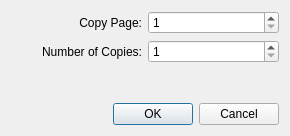
<?xml version="1.0" encoding="UTF-8"?>
<ui version="4.0">
 <class>DuplicatePageDialog</class>
 <widget class="QDialog" name="DuplicatePageDialog">
  <property name="geometry">
   <rect>
    <x>0</x>
    <y>0</y>
    <width>290</width>
    <height>136</height>
   </rect>
  </property>
  <property name="windowTitle">
   <string>Dialog</string>
  </property>
  <layout class="QGridLayout" name="gridLayout">
   <item row="1" column="1">
    <widget class="QSpinBox" name="numberCopies">
     <property name="minimum">
      <number>1</number>
     </property>
     <property name="maximum">
      <number>999</number>
     </property>
    </widget>
   </item>
   <item row="0" column="1">
    <widget class="QSpinBox" name="numberPage">
     <property name="minimum">
      <number>1</number>
     </property>
     <property name="maximum">
      <number>10000</number>
     </property>
    </widget>
   </item>
   <item row="1" column="0">
    <widget class="QLabel" name="label_2">
     <property name="text">
      <string>Number of Copies:</string>
     </property>
     <property name="alignment">
      <set>Qt::AlignRight|Qt::AlignTrailing|Qt::AlignVCenter</set>
     </property>
    </widget>
   </item>
   <item row="0" column="0">
    <widget class="QLabel" name="label">
     <property name="text">
      <string>Copy Page:</string>
     </property>
     <property name="alignment">
      <set>Qt::AlignRight|Qt::AlignTrailing|Qt::AlignVCenter</set>
     </property>
    </widget>
   </item>
   <item row="2" column="0" colspan="2">
    <widget class="ComponentInsertPage" name="componentInsertPage" native="true"/>
   </item>
   <item row="3" column="0" colspan="2">
    <widget class="QDialogButtonBox" name="buttonBox">
     <property name="orientation">
      <enum>Qt::Horizontal</enum>
     </property>
     <property name="standardButtons">
      <set>QDialogButtonBox::Cancel|QDialogButtonBox::Ok</set>
     </property>
    </widget>
   </item>
  </layout>
 </widget>
 <customwidgets>
  <customwidget>
   <class>ComponentInsertPage</class>
   <extends>QWidget</extends>
   <header>component_insertpage.h</header>
   <container>1</container>
  </customwidget>
 </customwidgets>
 <resources/>
 <connections>
  <connection>
   <sender>buttonBox</sender>
   <signal>accepted()</signal>
   <receiver>DuplicatePageDialog</receiver>
   <slot>accept()</slot>
   <hints>
    <hint type="sourcelabel">
     <x>248</x>
     <y>254</y>
    </hint>
    <hint type="destinationlabel">
     <x>157</x>
     <y>274</y>
    </hint>
   </hints>
  </connection>
  <connection>
   <sender>buttonBox</sender>
   <signal>rejected()</signal>
   <receiver>DuplicatePageDialog</receiver>
   <slot>reject()</slot>
   <hints>
    <hint type="sourcelabel">
     <x>316</x>
     <y>260</y>
    </hint>
    <hint type="destinationlabel">
     <x>286</x>
     <y>274</y>
    </hint>
   </hints>
  </connection>
 </connections>
</ui>
